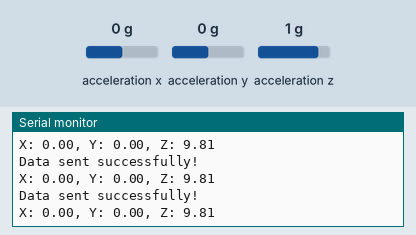
The sketch below on a simulated Arduino Uno, built with avr-gcc and run on an emulated ATmega328P. Parts: the last lines printed to the serial monitor. Inputs (shaded band) come from the test bench; at power-on: acceleration x 0 g, acceleration y 0 g, acceleration z 1 g. No radio packets arrive unless stated.

Above: at 1.2 s.
1.3 s: acceleration x set to -1.4 g
At 2.1 s:
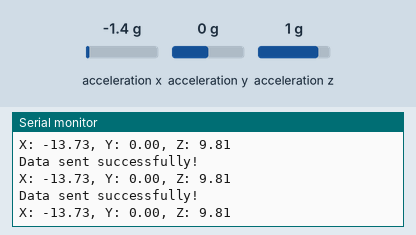
4.3 s: acceleration y set to -1.4 g
At 5.3 s:
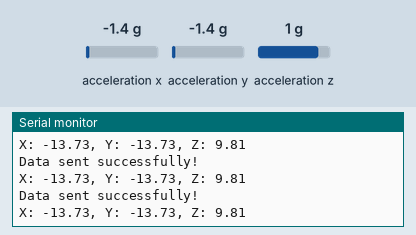
7.3 s: acceleration z set to -1.4 g
At 8.1 s:
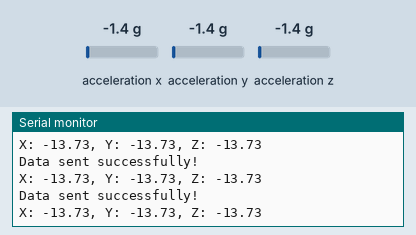
10.3 s: acceleration x set to -0.8 g
At 10.9 s:
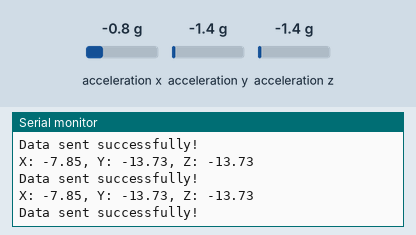
13.3 s: acceleration y set to -0.8 g
At 14.4 s:
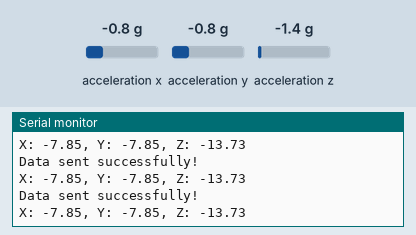
16.3 s: acceleration z set to -0.8 g
At 17.0 s:
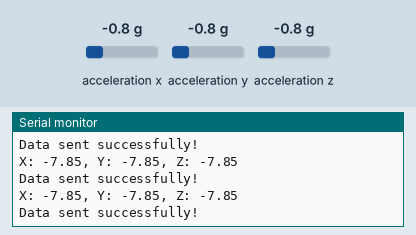
Timing chart, 0 to 19.3 s (numbered marks = the images above; inputs shaded):
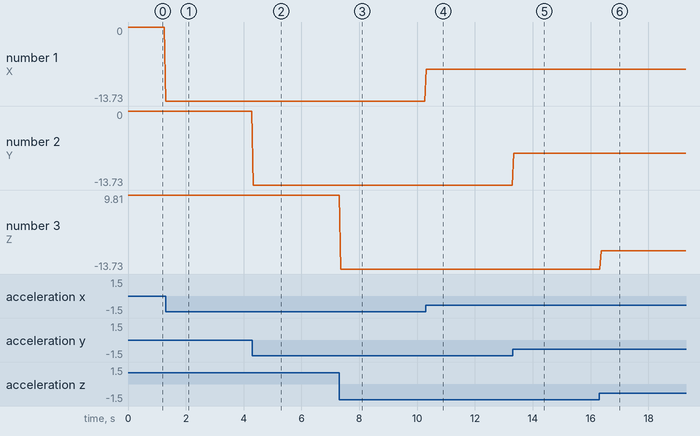

The sketch:

handgesturetransmitter.ino
```cpp
#include <Wire.h>
#include <Adafruit_Sensor.h>
#include <Adafruit_ADXL345_U.h>
#include <SPI.h>
#include <nRF24L01.h>
#include <RF24.h>

// Create an instance of the ADXL345 sensor
Adafruit_ADXL345_Unified accel = Adafruit_ADXL345_Unified(0x53);

int outMessage[3];

RF24 radio(9, 10); // CE, CSN pins
const uint64_t my_radio_pipe = 0xE8E8F0F0E1LL;

void setup() {
  Serial.begin(9600);

  // Initialize the ADXL345
  if (!accel.begin()) {
    Serial.println("Could not find ADXL345 sensor!");
    while (1); // Stop if the sensor is not found
  }

  radio.begin();
  radio.openWritingPipe(my_radio_pipe);
  radio.setPALevel(RF24_PA_MIN);
  radio.stopListening(); // Set as transmitter
}

void loop() {
  // Read accelerometer data
  sensors_event_t event;
  accel.getEvent(&event);

  // Store acceleration values in an array
  float outMessage[3] = {event.acceleration.x, event.acceleration.y, event.acceleration.z};

  // Print the acceleration values to Serial Monitor (for debugging)
  Serial.print("X: ");
  Serial.print(outMessage[0]);
  Serial.print(", Y: ");
  Serial.print(outMessage[1]);
  Serial.print(", Z: ");
  Serial.println(outMessage[2]);

  // Send data via NRF24L01
  bool status = radio.write(&outMessage, sizeof(outMessage));
  if (status) {
    Serial.println("Data sent successfully!");
  } else {
    Serial.println("Failed to send data.");
  }
  delay(50); // Small delay for stability
}
```

Measured:
- after the input at 1.3 s, the serial monitor: prints a new line at once (image 1)
- after the input at 4.3 s, the serial monitor: prints a new line at once (image 2)
- after the input at 7.3 s, the serial monitor: prints a new line after 0.07 s (image 3)
- after the input at 10.3 s, the serial monitor: prints a new line at once (image 4)
- after the input at 13.3 s, the serial monitor: prints a new line at once (image 5)
- after the input at 16.3 s, the serial monitor: prints a new line after 0.07 s (image 6)
- plotted number 1: 0 → -13.73 after the input at 1.3 s, -13.73 → -7.85 after the input at 10.3 s
